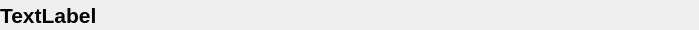
<?xml version="1.0" encoding="UTF-8"?>
<ui version="4.0">
 <class>StatusWindow</class>
 <widget class="QWidget" name="StatusWindow">
  <property name="geometry">
   <rect>
    <x>0</x>
    <y>0</y>
    <width>699</width>
    <height>30</height>
   </rect>
  </property>
  <property name="windowTitle">
   <string>Form</string>
  </property>
  <widget class="QLabel" name="label">
   <property name="geometry">
    <rect>
     <x>0</x>
     <y>0</y>
     <width>371</width>
     <height>31</height>
    </rect>
   </property>
   <property name="sizePolicy">
    <sizepolicy hsizetype="MinimumExpanding" vsizetype="MinimumExpanding">
     <horstretch>0</horstretch>
     <verstretch>0</verstretch>
    </sizepolicy>
   </property>
   <property name="font">
    <font>
     <pointsize>16</pointsize>
     <weight>75</weight>
     <bold>true</bold>
    </font>
   </property>
   <property name="text">
    <string>TextLabel</string>
   </property>
  </widget>
 </widget>
 <resources/>
 <connections/>
</ui>
